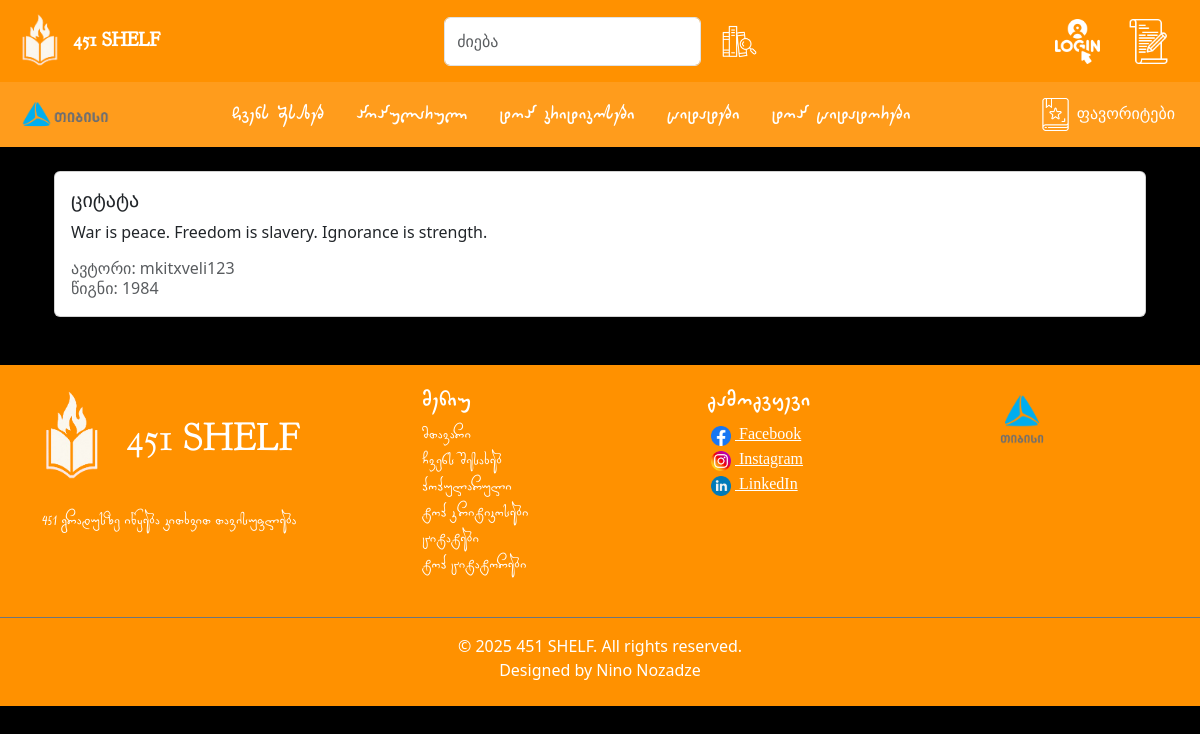
The page /quote/1 on the database its author committed.
### models.py (models this page shows, shortened)
class Quote(db.Model):
    id = db.Column(db.Integer, primary_key=True)
    text = db.Column(db.Text, nullable=False)
    author = db.Column(db.String(100))
    book_title = db.Column(db.String(150))
    timestamp = db.Column(db.DateTime, default=db.func.current_timestamp())
    user_id = db.Column(db.Integer, db.ForeignKey('user.id'), nullable=False)
    book_id = db.Column(db.Integer, db.ForeignKey('book.id'), nullable=True)
    likes = db.Column(db.Integer, default=0)
    liked_by_users = db.relationship('User', secondary=favorites_quotes, backref='favorite_quotes')

class User(UserMixin, db.Model):
    __tablename__ = 'user'
    __table_args__ = {'extend_existing': True}
    id = db.Column(db.Integer, primary_key=True)
    username = db.Column(db.String(80), unique=True, nullable=False)
    email = db.Column(db.String(120), unique=True, nullable=False)
    password_hash = db.Column(db.String(128), nullable=False)
    is_admin = db.Column(db.Boolean, default=False)
    image = db.Column(db.String(255), nullable=True)
    reviews = db.relationship('Review', backref='user', lazy=True)
    quotes = db.relationship('Quote', backref='user', lazy=True)

### routes.py (the view)
@main.route("/quote/<int:quote_id>")
def view_quote(quote_id):
    quote = Quote.query.get_or_404(quote_id)
    return render_template("view_quote.html", quote=quote)

### templates/view_quote.html
{% extends "base.html" %}
{% block content %}
<div class="container mt-4">
  <div class="card">
    <div class="card-body">
      <h5 class="card-title">ციტატა</h5>
      <p class="card-text">{{ quote.text }}</p>
      <p class="card-subtitle text-muted">ავტორი: {{ quote.user.username }}</p>
      <p class="card-subtitle text-muted">წიგნი: {{ quote.book_title }}</p>
    </div>
  </div>
</div>
{% endblock %}

### rows shown on the page
Quote: text "War is peace. Freedom is slavery. Ignorance is strength.", book_title "1984"
User: user.username "mkitxveli123"
